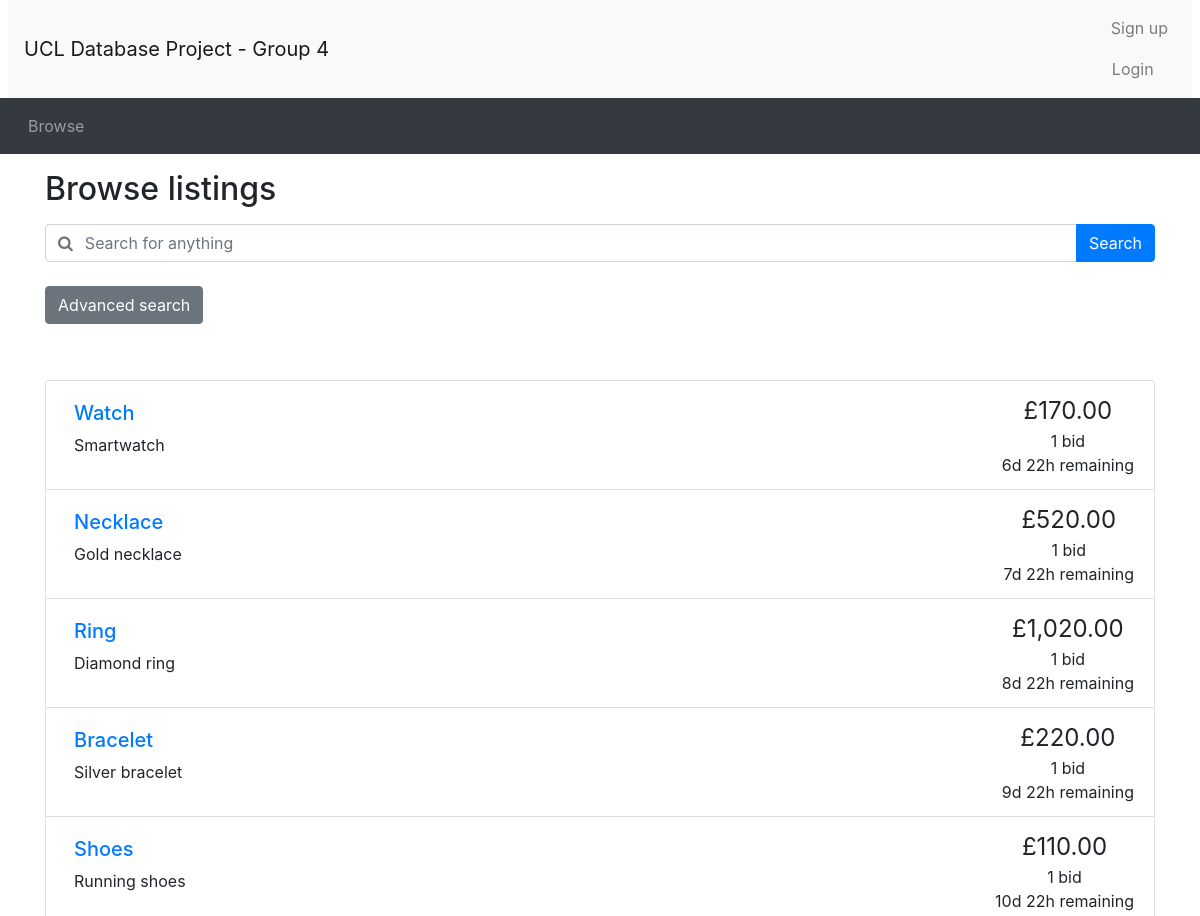
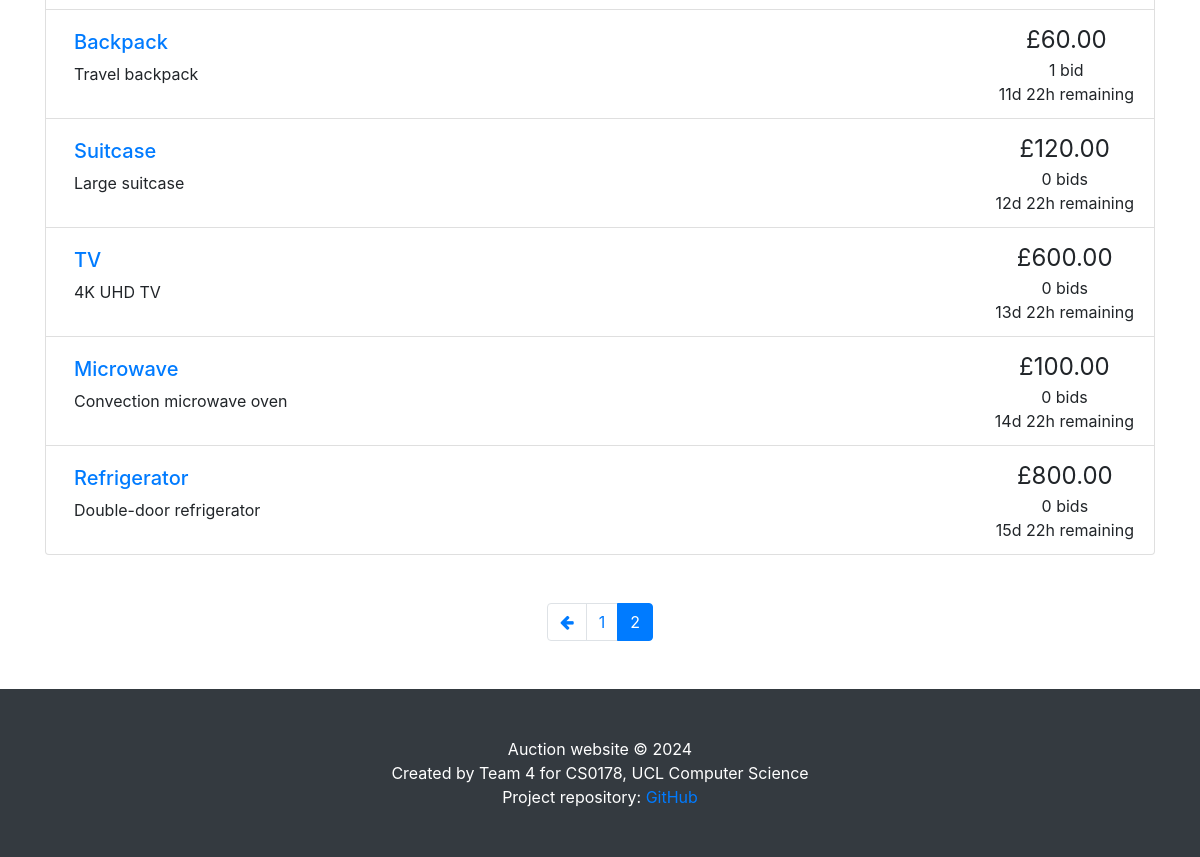
Page /browse.php?page=2 on the committed database (2 pictures, top to bottom).
### tables this page shows
CREATE TABLE `auctions` (
    `item_id` INT PRIMARY KEY AUTO_INCREMENT,
    `title` VARCHAR(50) UNIQUE NOT NULL,
    `details` TEXT,
    `category` VARCHAR(30) NOT NULL,
    `startPrice` DECIMAL(10, 2) NOT NULL,
    `reservePrice` DECIMAL(10, 2) CHECK (
        `reservePrice` IS NULL
        OR `reservePrice` >= `startPrice`
    ),
    `startDate` DATETIME NOT NULL,
    `endDate` DATETIME NOT NULL,
    `seller_id` INT NOT NULL,
    `status` ENUM('active', 'closed', 'cancelled') NOT NULL,
    FOREIGN KEY (`seller_id`) REFERENCES `seller` (`user_id`) ON DELETE CASCADE
);

CREATE TABLE `bids` (
    `bid_id` INT PRIMARY KEY AUTO_INCREMENT,
    `buyer_id` INT NOT NULL,
    `item_id` INT NOT NULL,
    `bidPrice` DECIMAL(10, 2) NOT NULL,
    `bidTime` DATETIME NOT NULL,
    FOREIGN KEY (`buyer_id`) REFERENCES `buyer` (`user_id`) ON DELETE CASCADE,
    FOREIGN KEY (`item_id`) REFERENCES `auctions` (`item_id`) ON DELETE CASCADE
);

### utilities.php (the view, shortened to what this page needs)
<?php
function display_time_remaining($interval)
{
    if ($interval->days == 0 && $interval->h == 0) {
        $time_remaining = $interval->format('%im %Ss');
    } else if ($interval->days == 0) {
        $time_remaining = $interval->format('%hh %im');
    } else {
        $time_remaining = $interval->format('%ad %hh');
    }
    return $time_remaining;
}
function print_listing_li($item_id, $title, $desc, $price, $num_bids, $end_time)
{
    if (strlen($desc) > 250) {
        $desc_shortened = substr($desc, 0, 250) . '...';
    } else {
        $desc_shortened = $desc;
    }
    if ($num_bids == 1) {
        $bid = ' bid';
    } else {
        $bid = ' bids';
    }
    $end_time = new DateTime($end_time);
    $now = new DateTime();
    if ($now > $end_time) {
        $time_remaining = 'This auction has ended';
    } else {
        $time_to_end = date_diff($now, $end_time);
        $time_remaining = display_time_remaining($time_to_end) . ' remaining';
    }
    echo ('
    <li class="list-group-item d-flex justify-content-between">
    <div class="p-2 mr-5"><h5><a href="listing.php?item_id=' . $item_id . '">' . $title . '</a></h5>' . $desc_shortened . '</div>
    <div class="text-center text-nowrap"><span style="font-size: 1.5em">£' . number_format($price, 2) . '</span><br/>' . $num_bids . $bid . '<br/>' . $time_remaining . '</div>
  </li>'
    );
}
?>

### browse.php (shortened to what this page needs)
<?php include_once("header.php") ?>
<?php require("utilities.php") ?>
<div class="container">
	<h2 class="my-3">Browse listings</h2>
	<?php include_once "search_bar.php" ?>
</div>
<?php
if (!isset($_GET['page'])) {
	$curr_page = 1;
} else {
	$curr_page = $_GET['page'];
}
$curr_page = (int)$curr_page;
$sql = "SELECT * FROM auctions";
$result_q = mysqli_query($con, $sql);
$num_results = mysqli_num_rows($result_q);
$results_per_page = 10;
$max_page = ceil($num_results / $results_per_page);
?>
<div class="container mt-5">
	<ul class="list-group">
		<?php
		if ($result_q->num_rows <= 0) {
			echo "No accessible auctions.";
		} else {
			if ($curr_page != "") {
				$sql .= " LIMIT " . (($curr_page - 1) * $results_per_page) . ", $results_per_page";
			}
			$result_q = mysqli_query($con, $sql);
			while ($fetch = mysqli_fetch_array($result_q)) {
				$item_id = $fetch['item_id'];
				$title = $fetch['title'];
				$description = $fetch['details'];
				$bid_sql = "SELECT bidPrice FROM bids WHERE item_id = $item_id ORDER BY bidPrice DESC";
				$bid_result = mysqli_query($con, $bid_sql);
				$num_bids = mysqli_num_rows($bid_result);
				if ($num_bids > 0) {
					$current_price = mysqli_fetch_array($bid_result)[0];
				} else {
					$current_price = $fetch['startPrice'];
				}
				$end_date = $fetch['endDate'];
				print_listing_li($item_id, $title, $description, $current_price, $num_bids, $end_date);
			}
		}
		?>
	</ul>
	<nav aria-label="Search results pages" class="mt-5">
		<ul class="pagination justify-content-center">
			<?php
			if ($result_q->num_rows > 0) {
				$querystring = "";
				$high_page_boost = max(3 - $curr_page, 0);
				$low_page_boost = max(2 - ($max_page - $curr_page), 0);
				$low_page = max(1, $curr_page - 2 - $low_page_boost);
				$high_page = min($max_page, $curr_page + 2 + $high_page_boost);
				if ($curr_page != 1) {
					echo ('
    <li class="page-item">
      <a class="page-link" href="browse.php?' . $querystring . 'page=' . ($curr_page - 1) . '" aria-label="Previous">
        <span aria-hidden="true"><i class="fa fa-arrow-left"></i></span>
        <span class="sr-only">Previous</span>
      </a>
    </li>');
				}
				for ($i = $low_page; $i <= $high_page; $i++) {
					if ($i == $curr_page) {
						echo ('
    <li class="page-item active">');
					} else {
						echo ('
    <li class="page-item">');
					}
					echo ('
      <a class="page-link" href="browse.php?' . $querystring . 'page=' . $i . '">' . $i . '</a>
    </li>');
				}
			}
			?>
		</ul>
	</nav>
</div>
<?php include_once("footer.php") ?>

### rows in the picture
auctions: title "Watch", details "Smartwatch", bids.bidPrice "170.00", num_bids "1", bid "bid", endDate "6d 22h remaining"
auctions: title "Necklace", details "Gold necklace", bids.bidPrice "520.00", num_bids "1", bid "bid", endDate "7d 22h remaining"
auctions: title "Ring", details "Diamond ring", bids.bidPrice "1,020.00", num_bids "1", bid "bid", endDate "8d 22h remaining"
auctions: title "Bracelet", details "Silver bracelet", bids.bidPrice "220.00", num_bids "1", bid "bid", endDate "9d 22h remaining"
auctions: title "Shoes", details "Running shoes", bids.bidPrice "110.00", num_bids "1", bid "bid", endDate "10d 22h remaining"
auctions: title "Backpack", details "Travel backpack", bids.bidPrice "60.00", num_bids "1", bid "bid", endDate "11d 22h remaining"
auctions: title "Suitcase", details "Large suitcase", startPrice "120.00", num_bids "0", bid "bids", endDate "12d 22h remaining"
auctions: title "TV", details "4K UHD TV", startPrice "600.00", num_bids "0", bid "bids", endDate "13d 22h remaining"
auctions: title "Microwave", details "Convection microwave oven", startPrice "100.00", num_bids "0", bid "bids", endDate "14d 22h remaining"
auctions: title "Refrigerator", details "Double-door refrigerator", startPrice "800.00", num_bids "0", bid "bids", endDate "15d 22h remaining"
